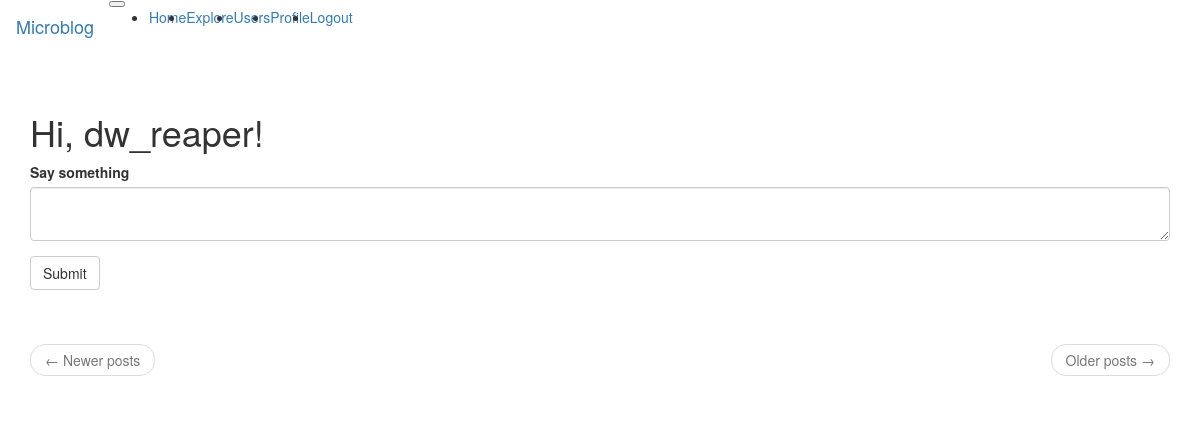
The page /index (signed in) on the database as committed earlier.
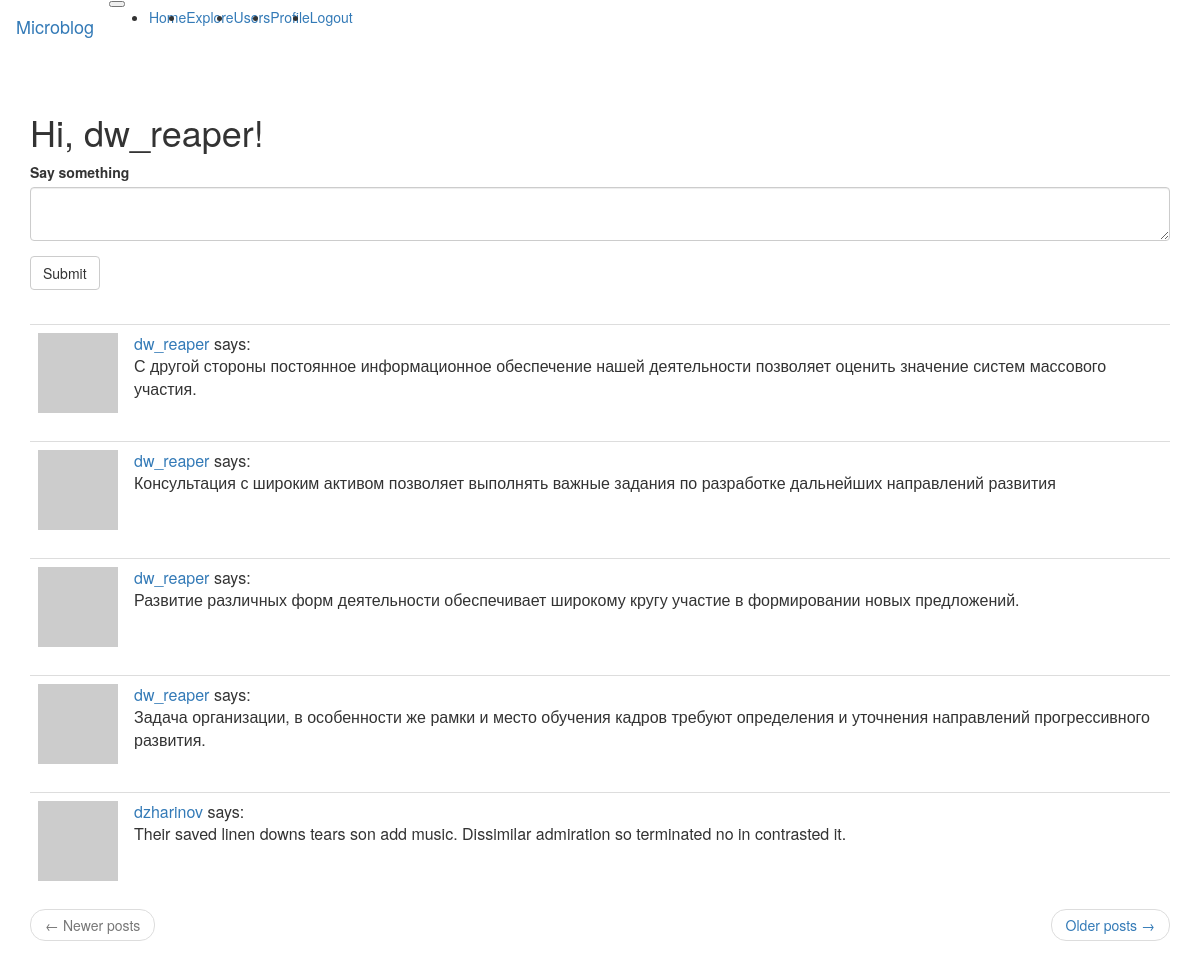
The same page on the database as committed later.
### app/models.py (models this page shows, shortened)
class User(UserMixin, db.Model):
    id = db.Column(db.Integer, primary_key=True)
    username = db.Column(db.String(64), index=True, unique=True)
    email = db.Column(db.String(120), index=True, unique=True)
    password_hash = db.Column(db.String(128))
    posts = db.relationship('Post', backref='author', lazy='dynamic')
    about_me = db.Column(db.String(140))
    last_seen = db.Column(db.DateTime, default=datetime.utcnow)
    followed = db.relationship(
        'User', secondary=followers,
        primaryjoin=(followers.c.follower_id == id),
        secondaryjoin=(followers.c.followed_id == id),
        backref=db.backref('followers', lazy='dynamic'), lazy='dynamic'
    )
    def avatar(self, size):
        digest = md5(self.email.lower().encode('utf-8')).hexdigest()
        return 'https://www.gravatar.com/avatar/{}?d=identicon&s={}'.format(digest, size)
    def followed_posts(self):
        followed = Post.query.join(
            followers, (followers.c.followed_id == Post.user_id)).filter(
                followers.c.follower_id == self.id)
        own = Post.query.filter_by(user_id=self.id)
        return followed.union(own).order_by(Post.timestamp.desc())

class Post(db.Model):
    id = db.Column(db.Integer, primary_key=True)
    body = db.Column(db.String(140))
    timestamp = db.Column(db.DateTime, index=True, default=datetime.utcnow)
    user_id = db.Column(db.Integer, db.ForeignKey('user.id'))

### app/routes.py (the view)
@flask_app.route('/', methods=['GET', 'POST'])
@flask_app.route('/index', methods=['GET', 'POST'])
@login_required
def index():
    title = 'Home Page'
    form = PostForm()
    if form.validate_on_submit():
        post = Post(body=form.post.data, author=current_user)
        db.session.add(post)
        db.session.commit()
        flash('New post was successfully added!')
        return redirect(url_for('index'))
    page = request.args.get('page', 1, type=int)
    posts = current_user.followed_posts().paginate(page, flask_app.config['POSTS_PER_PAGE'], False)
    next_url = url_for('index', page=posts.next_num) \
        if posts.has_next else None
    prev_url = url_for('index', page=posts.prev_num) \
        if posts.has_prev else None
    return render_template('index.html', title=title, form=form, posts=posts.items, next_url=next_url, prev_url=prev_url)

### app/forms.py
class PostForm(FlaskForm):
    post = TextAreaField('Say something', validators=[DataRequired(), Length(min=1, max=140)])
    submit = SubmitField("Submit")

### app/models.py (called while the page is built)
@login.user_loader
def load_user(id):
    return User.query.get(int(id))

### app/routes.py (called while the page is built)
@flask_app.before_request
def before_request():
    if current_user.is_authenticated:
        current_user.last_seen = datetime.utcnow()
        db.session.commit()

### app/templates/index.html (shortened to what this page needs)
{% extends "base.html" %}
{% import 'bootstrap/wtf.html' as wtf %}
{% block app_content %}
    <h1>Hi, {{ current_user.username }}!</h1>
    {% if form %}
    {{ wtf.quick_form(form) }}
        <br>
    {% endif %}
    {% for post in posts %}
        {% include '_post.html' %}
    {% endfor %}
<nav aria-label="...">
    <ul class="pager">
        <li class="previous{% if not prev_url %} disabled{% endif %}">
            <a href="{{ prev_url or '#' }}">
                <span aria-hidden="true">&larr;</span> Newer posts
            </a>
        </li>
        <li class="next{% if not next_url %} disabled{% endif %}">
            <a href="{{ next_url or '#' }}">
                Older posts <span aria-hidden="true">&rarr;</span>
            </a>
        </li>
    </ul>
</nav>
{% endblock %}

### app/templates/base.html (shortened to what this page needs)
{% extends 'bootstrap/base.html' %}
{% block navbar %}
<nav class="navbar navbar-expand-lg navbar-light bg-light">
    <a class="navbar-brand" href="{{ url_for('index') }}">Microblog</a>
    <button class="navbar-toggler" type="button" data-toggle="collapse" data-target="#navbarText" aria-controls="navbarText" aria-expanded="false" aria-label="Toggle navigation">
    </button>
    <div class="collapse navbar-collapse" id="navbarText">
      <ul class="navbar-nav mr-auto">
        <li class="nav-item active">
          <a class="nav-link" href="{{ url_for('index') }}">Home</a>
        </li>
        <li class="nav-item">
          <a class="nav-link" href="{{ url_for('explore') }}">Explore</a>
        </li>
        <li class="nav-item"><a class="nav-link" href="{{ url_for('user_list') }}">Users</a></li>
        {% if current_user.is_anonymous %}
        <li class="nav-item"><a class="nav-link" href="{{ url_for('login') }}">Login</a></li>
        {% else %}
        <li class="nav-item"><a class="nav-link" href="{{ url_for('user', username=current_user.username) }}">Profile</a></li>
        <li class="nav-item"><a class="nav-link" href="{{ url_for('logout') }}">Logout</a></li>
        {% endif %}
      </ul>
    </div>
  </nav>
{% endblock %}
{% block content %}
    <div class="container">
        {% block app_content %}{% endblock %}
    </div>
{% endblock %}

### app/templates/_post.html
<table class="table table-hover">
    <tr valign="top">
        <td width="70px">
            <a href="{{ url_for('user', username=post.author.username) }}">
                <img src="{{ post.author.avatar(70) }}">
            </a>
        </td>
        <td>
            <a href="{{ url_for('user', username=post.author.username) }}">
                {{ post.author.username }}
            </a> says:
            <br>
            {{ post.body }}
        </td>
    </tr>
</table>

Rows that differ between the two databases and show on the page:
added Post: author.username "dw_reaper", body "С другой стороны постоянное информационное обеспечение нашей деятельности позволяет оценить значение систем массового участия."
added Post: author.username "dw_reaper", body "Консультация с широким активом позволяет выполнять важные задания по разработке дальнейших направлений развития"
added Post: author.username "dw_reaper", body "Развитие различных форм деятельности обеспечивает широкому кругу участие в формировании новых предложений."
added Post: author.username "dw_reaper", body "Задача организации, в особенности же рамки и место обучения кадров требуют определения и уточнения направлений прогрессивного развития."
added Post: author.username "dzharinov", body "Their saved linen downs tears son add music. Dissimilar admiration so terminated no in contrasted it."
